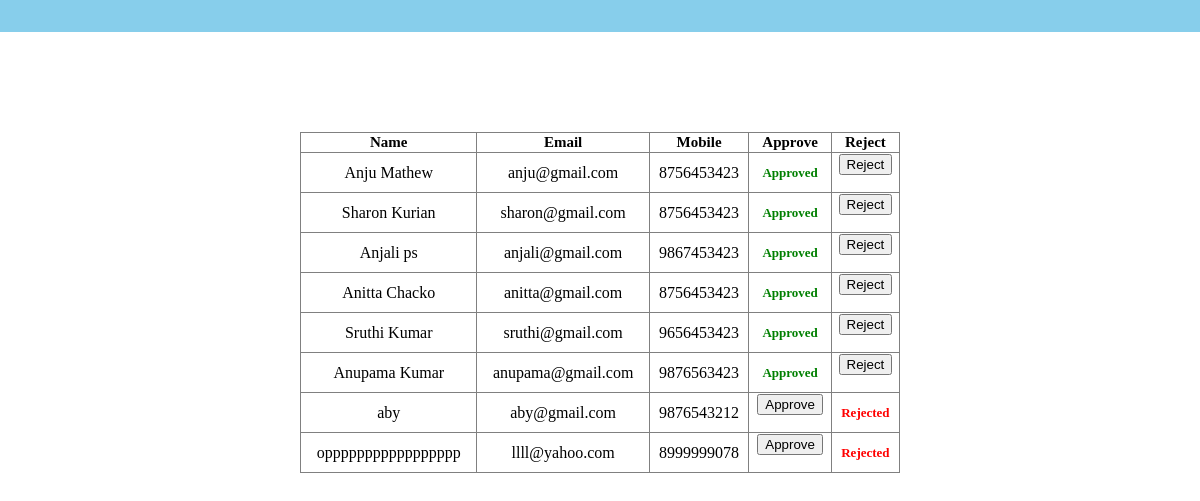
The app's page /adminapp.php with its own data.
### tables this page shows
CREATE TABLE `reg` (
  `id` int(11) NOT NULL,
  `loginid` varchar(100) NOT NULL,
  `name` varchar(100) NOT NULL,
  `email` varchar(100) NOT NULL,
  `mobile` varchar(10) NOT NULL,
  `approve` int(100) NOT NULL
);

### adminapp.php (the view, shortened to what this page needs)
<?php
include 'co.php';
?>
<html>
<head>
  </head>
<body>
 <?php
 $sql="select * from `reg`,`student` where reg.loginid=student.loginid";
 $ch=mysqli_query($con,$sql);
   ?>
<table  border='1' class="align-center"style=" margin-top: 100px; text-align: center;margin-left: auto;margin-right: auto;border-collapse: collapse;width: 50%;">
  <tr class="align-center" style="color: black;font-size:15px; ">
  <th>Name</th>
  <th> Email</th>
  <th>Mobile</th>
  <th>Approve</th>
  <th>Reject</th>
  </tr>
  <?php
    while($row=mysqli_fetch_array($ch))
	 {
	 ?>
<tr>
<td class="align-center" >
<?php
echo $row['name'];
?>
</td>
<td class="align-center">
<?php
echo $row['email'];
?>
</td >
<td class="align-center">
<?php
echo $row['mobile'];
?>
</td>
<?php
$app=$row['approve'];
 if($app=="0"){
?>
<td class="align-center">
<form action="studapprove.php" method="POST">
    <input type="submit" value="Approve" name="submit">
  </form>
</td>
	 <?php
	 }
	 else{
	 ?><td><font size="2px" color="green"><b> Approved<?php
 }
 ?>
 <?php
$app1=$row['approve'];
 if($app1=="1"){
?>
<td>
  <form action="studremove.php" method="POST">
    <input type="submit" value="Reject">
  </form>
  </td>
  <?php
 }
 else{
 ?><td><font size="2px" color="red"><b>Rejected <?php
 }
 ?>
</tr>
<?php
}
?>
</table>
 </body>
</html>

### records on screen
reg: name "Anju Mathew", email "anju@gmail.com", mobile "8756453423", approve "Approved"
reg: name "Sharon Kurian", email "sharon@gmail.com", mobile "8756453423", approve "Approved"
reg: name "Anjali ps", email "anjali@gmail.com", mobile "9867453423", approve "Approved"
reg: name "Anitta Chacko", email "anitta@gmail.com", mobile "8756453423", approve "Approved"
reg: name "Sruthi Kumar", email "sruthi@gmail.com", mobile "9656453423", approve "Approved"
reg: name "Anupama Kumar", email "anupama@gmail.com", mobile "9876563423", approve "Approved"
reg: name "aby", email "aby@gmail.com", mobile "9876543212", approve "Rejected"
reg: name "oppppppppppppppppp", email "llll@yahoo.com", mobile "8999999078", approve "Rejected"
